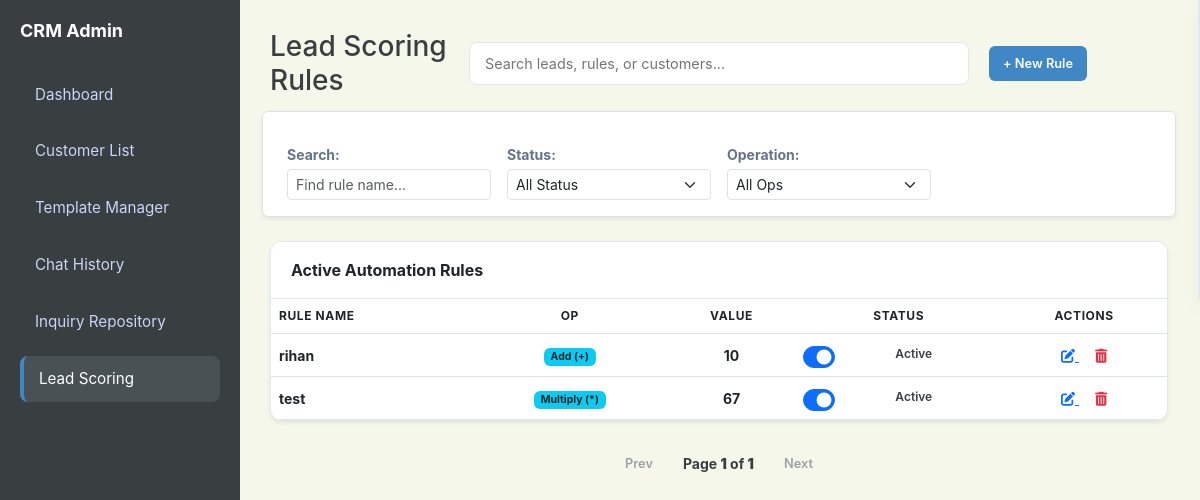
/scoring, run on an earlier commit of the app's database.
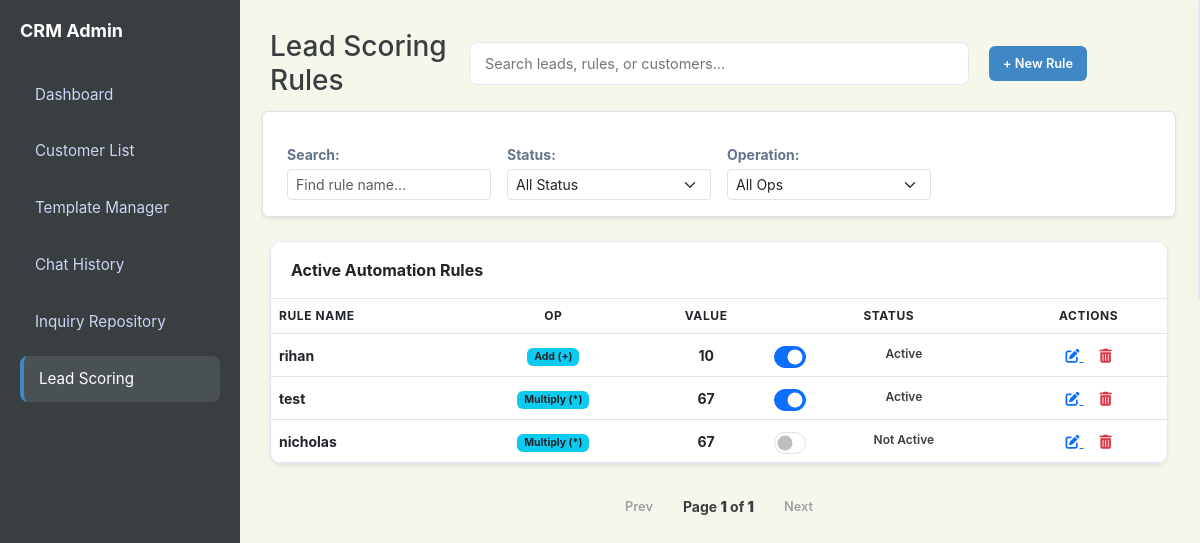
And on a later commit of the database.
### app.py (models this page shows)
class Rule(db.Model):
    id = db.Column(db.Integer, primary_key=True)
    name = db.Column(db.String(100), nullable=False)
    keywords = db.Column(db.String(200), nullable=False)
    score = db.Column(db.Integer, nullable=False)
    operation = db.Column(db.String(10), nullable=False, default='+')
    active = db.Column(db.Boolean, default=True)

### app.py (the view)
@app.route('/scoring')
def lead_scoring():
    rules = Rule.query.all()
    search_seed = [rule.name for rule in rules]  # Provide search suggestions
    return render_template('lead-scoring.html', rules=rules, search_seed=search_seed)

### app.py (called while the page is built)
@app.context_processor
def inject_search_data():
    customers = Customer.query.all()
    inquiries = Inquiry.query.all()
    rules = Rule.query.all()
    templates = AutoReplyTemplate.query.all()
    faqs = FAQ.query.all()
    search_seed = []
    for c in customers:
        search_seed.append({"display": c.name, "category": "Customer", "page": "/customers"})
    for i in inquiries:
        search_seed.append({"display": f"Inquiry: {i.customer}", "category": "Inquiry", "page": f"/inquiry/{i.id}"})
    for r in rules:
        search_seed.append({"display": r.name, "category": "Rule", "page": "/scoring"})
    for t in templates:
        search_seed.append({"display": t.title, "category": "Template", "page": "/templates-manager"})
    for f in faqs:
        search_seed.append({"display": f.question, "category": "FAQ", "page": "/templates-manager"})
    return dict(search_seed=search_seed)

### templates/lead-scoring.html (shortened to what the changed rows need)
<!DOCTYPE html>
<html lang="en">
<head>
    <link href="https://cdn.jsdelivr.net/npm/bootstrap@5.3.0/dist/css/bootstrap.min.css" rel="stylesheet">
    <link rel="stylesheet" href="https://cdnjs.cloudflare.com/ajax/libs/font-awesome/6.0.0/css/all.min.css">
    <link rel="stylesheet" href="{{ url_for('static', filename='style.css') }}">
</head>
<body id="page-scoring">
    <aside class="sidebar">
        <h2>CRM Admin</h2>
    </aside>
    <main class="main">
        <div class="header">
            <div class="header-left">
                <h1 class="h3 mb-0">Lead Scoring Rules</h1>
            </div>
        </div>
        <div class="card p-0 shadow-sm overflow-hidden">
            <div class="table-responsive">
                <table class="table mb-0">
                    <thead class="bg-light small text-uppercase">
                        <tr>
                            <th>Rule Name</th>
                            <th class="text-center">Op</th>
                            <th class="text-center">Value</th>
                            <th class="text-center">Status</th>
                            <th class="text-center">Actions</th>
                        </tr>
                    </thead>
                    <tbody id="ruleTable" class="align-middle">
                        {% if rules|length > 0 %}
                        {% for rule in rules %}
                        <tr>
                            <td class="fw-bold">{{ rule.name }}</td>
                            <td class="text-center">
                                <span class="badge bg-info text-dark">{{ rule.operation }}</span>
                            </td>
                            <td class="text-center fw-bold">{{ rule.score }}</td>
                            <td class="text-center">
                                <div class="status-toggle-container form-check form-switch">
                                    <span class="status-label">{{ 'Active' if rule.active else 'Not Active' }}</span>
                                    <input class="form-check-input" type="checkbox" role="switch"
                                        onchange="toggleStatus('{{ rule.id }}', this)" {% if rule.active %}checked{%
                                        endif %}>
                                </div>
                            </td>
                            <td class="text-center">
                                <a href="{{ url_for('edit_rule', id=rule.id) }}" class="text-primary me-3">
                                    <i class="fas fa-edit"></i>
                                </a>
                                <a href="{{ url_for('delete_rule', id=rule.id) }}" class="text-danger"
                                    onclick="return confirm('Delete this rule?')">
                                    <i class="fas fa-trash-alt"></i>
                                </a>
                            </td>
                        </tr>
                        {% endfor %}
                        {% else %}
                        <tr>
                            <td colspan="5" class="text-center p-5 text-muted">No rules found. Click "+ New Rule" to
                                start.</td>
                        </tr>
                        {% endif %}
                    </tbody>
                </table>
            </div>
        </div>
    </main>
</body>
</html>

What changed in the data, as far as the page shows it:
added Rule: name "nicholas", operation "Multiply (*)", score "67", active "Not Active"
